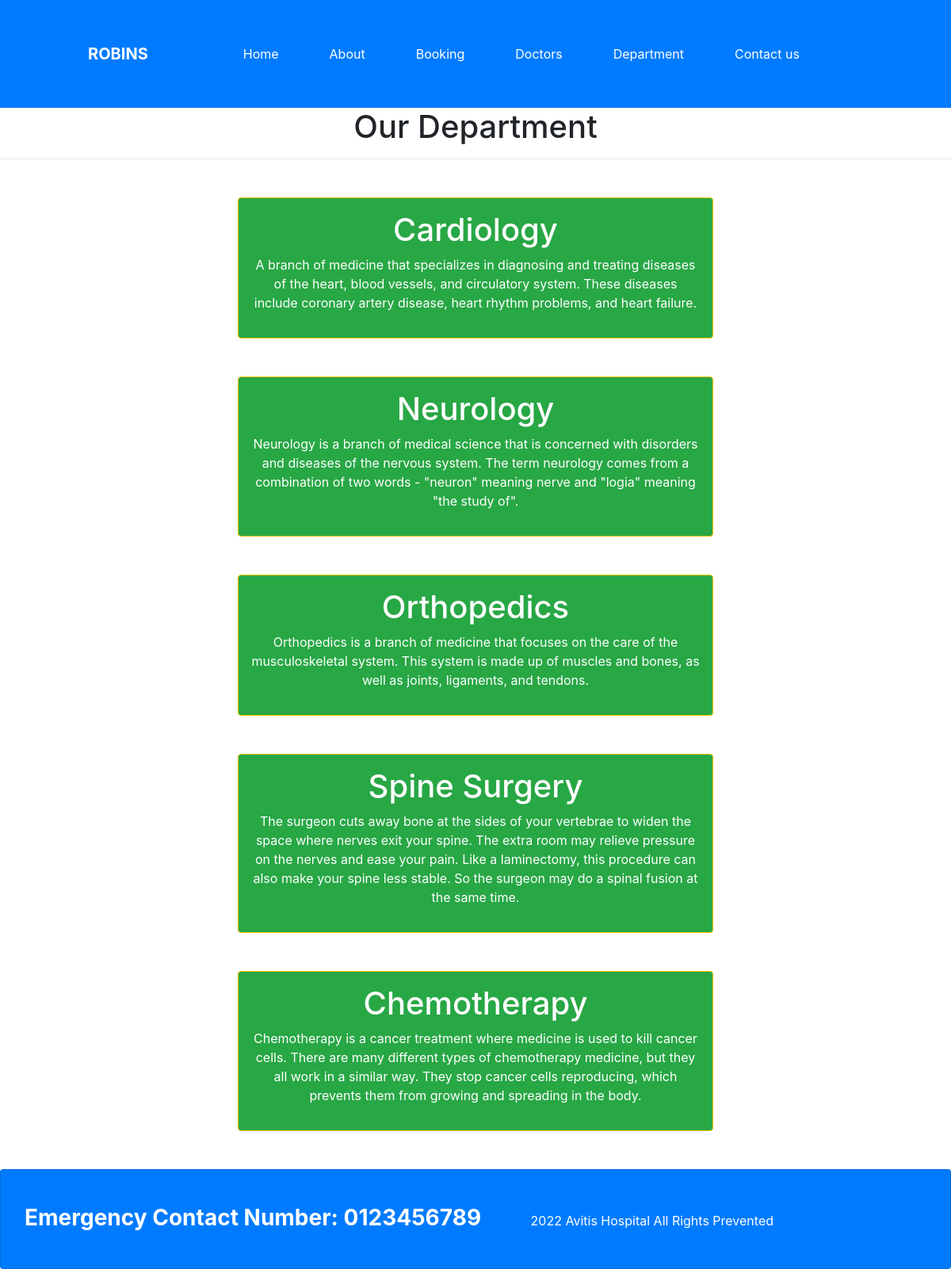
Page /department/ on the committed database.
### home/models.py (models this page shows, shortened)
class Departments(models.Model):
    dept_name = models.CharField(max_length=100)
    dept_description = models.TextField(null=True)

### home/views.py (the view)
# urls.py: path("department/", views.department, name="department"),
def department(request):
    dict_dept = {
        'dept' : Departments.objects.all()
    }
    return render(request, "department.html", dict_dept)

### templates/department.html (shortened to what this page needs)
{% extends 'base.html' %}
{% block content %}
<h1 class="text-center">Our Department</h1>
<hr>
{% for d in dept %}
<div class="mx-auto w-50 bg-success text-center text-white p-3 my-5 border border-warning rounded">
    <h1>{{d.dept_name}}</h1>
    <p>{{d.dept_description}}</p>
</div>
{% endfor %}
{% endblock %}

### rows in the picture
Departments: dept_name "Cardiology", dept_description "A branch of medicine that specializes in diagnosing and treating diseases of the heart, blood vessels, and circulatory system. These diseases include coronary artery disease, heart rhythm problems, and heart failure."
Departments: dept_name "Neurology", dept_description "Neurology is a branch of medical science that is concerned with disorders and diseases of the nervous system. The term neurology comes from a combination of two words - \"neuron\" meaning nerve and \"logia\" meaning \"the study of\"."
Departments: dept_name "Orthopedics", dept_description "Orthopedics is a branch of medicine that focuses on the care of the musculoskeletal system. This system is made up of muscles and bones, as well as joints, ligaments, and tendons."
Departments: dept_name "Spine Surgery", dept_description "The surgeon cuts away bone at the sides of your vertebrae to widen the space where nerves exit your spine. The extra room may relieve pressure on the nerves and ease your pain. Like a laminectomy, this procedure can also make your spine less stable. So the surgeon may do a spinal fusion at the same time."
Departments: dept_name "Chemotherapy", dept_description "Chemotherapy is a cancer treatment where medicine is used to kill cancer cells. There are many different types of chemotherapy medicine, but they all work in a similar way. They stop cancer cells reproducing, which prevents them from growing and spreading in the body."
